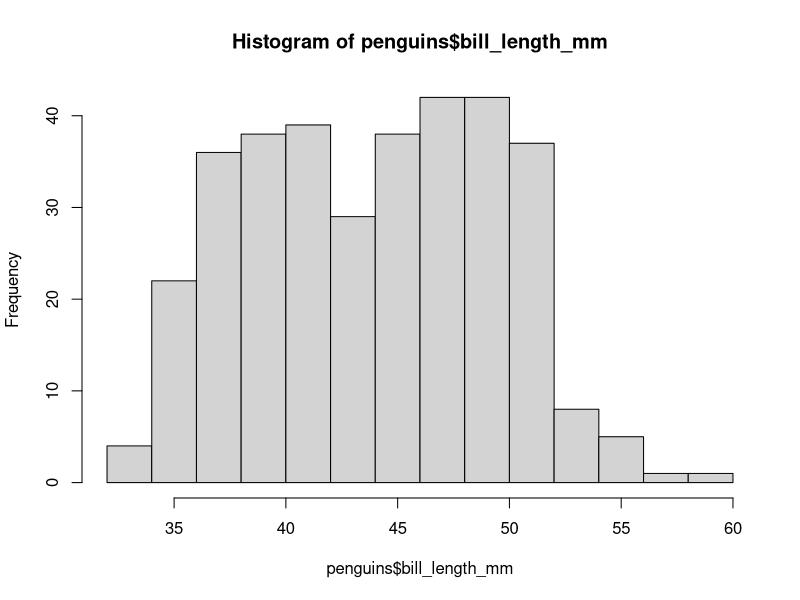
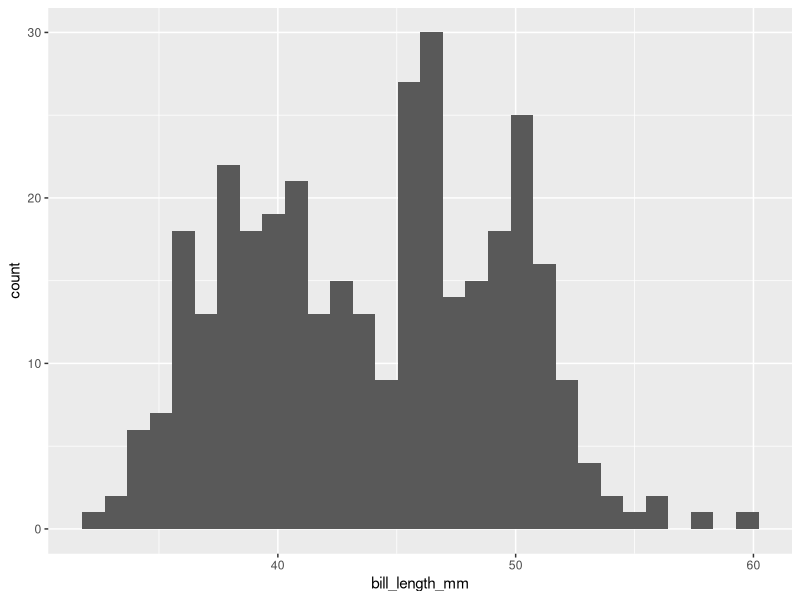
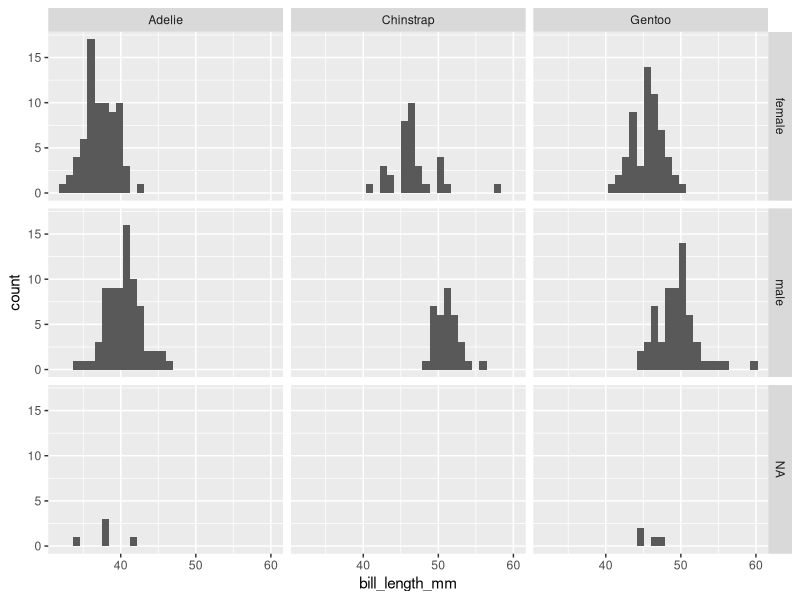
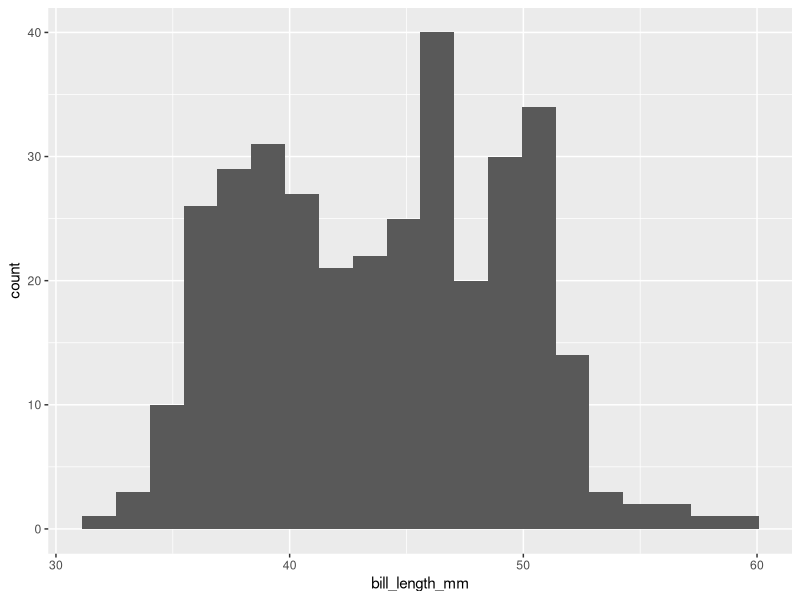

Write the R code that produced these figures, in order. (Note: this script raises an error after producing the figures.)
## ---- chunk 1
library(tidyverse)
library(palmerpenguins)
## ---- chunk 2
hist(penguins$bill_length_mm)
## ---- chunk 3
ggplot(penguins, aes(x=bill_length_mm)) +
  geom_histogram()
## ---- chunk 4
ggplot(penguins, aes(x=bill_length_mm)) +
  geom_histogram() +
  facet_grid(sex~species)
## ---- chunk 5
ggplot(penguins, aes(x=bill_length_mm)) +
  geom_histogram(bins = 20)
## ---- chunk 6
bill_lengths <- penguins$bill_length_mm %>% 
  na.omit()
## ---- chunk 7
n <- length(bill_lengths)
## ---- chunk 8
iqr <- IQR(bill_lengths)
## ---- chunk 9
h <- 2*iqr*n^(-1/3)
## ---- chunk 10
k <- (max(bill_lengths) - min(bill_lengths))/h
## ---- chunk 11
ceiling(k)
## ---- chunk 12
bill_lengths <- penguins$bill_length_mm %>% 
  na.omit()
## ---- chunk 13
n <- length(bill_lengths)
## ---- chunk 14
ceiling(sqrt(n))
## ---- chunk 15
bill_lengths <- penguins$bill_length_mm %>% 
  na.omit()
## ---- chunk 16
n <- length(bill_lengths)
## ---- chunk 17
k <- log2(n) + 1
## ---- chunk 18
ceiling(k)
## ---- chunk 19
bill_lengths <- penguins$bill_length_mm %>% 
  na.omit()
## ---- chunk 20
n <- length(bill_lengths)
## ---- chunk 21
k <- 2*n^(1/3)
## ---- chunk 22
ceiling(k)
## ---- chunk 23
bill_lengths <- penguins$bill_length_mm %>% 
  na.omit()
## ---- chunk 24
n <- length(bill_lengths)
## ---- chunk 25
g1 <- skewness(bill_lengths)
## ---- chunk 26
s_g1 <- sqrt(6*(n-2)/((n+1)*(n+3)))
## ---- chunk 27
k <- 1 + log2(n) + log2(1+abs(g1)/s_g1)
## ---- chunk 28
ceiling(k)
## ---- chunk 29
bill_lengths <- penguins$bill_length_mm %>% 
  na.omit()
## ---- chunk 30
n <- length(bill_lengths)
## ---- chunk 31
sigma <- sd(bill_lengths)
## ---- chunk 32
h <- 3.49*sigma*(n^(-1/3))
## ---- chunk 33
k <- (max(bill_lengths) - min(bill_lengths))/h
## ---- chunk 34
ceiling(k)
## ---- chunk 35
nclass.Sturges(penguins$bill_length_mm)
## ---- chunk 36
seq(from = 30, to = 65, by = 5)
## ---- chunk 37
penguins %>% 
  ggplot(aes(x=bill_length_mm)) +
  geom_histogram(breaks = seq(from = 30, to = 65, by = 5))
